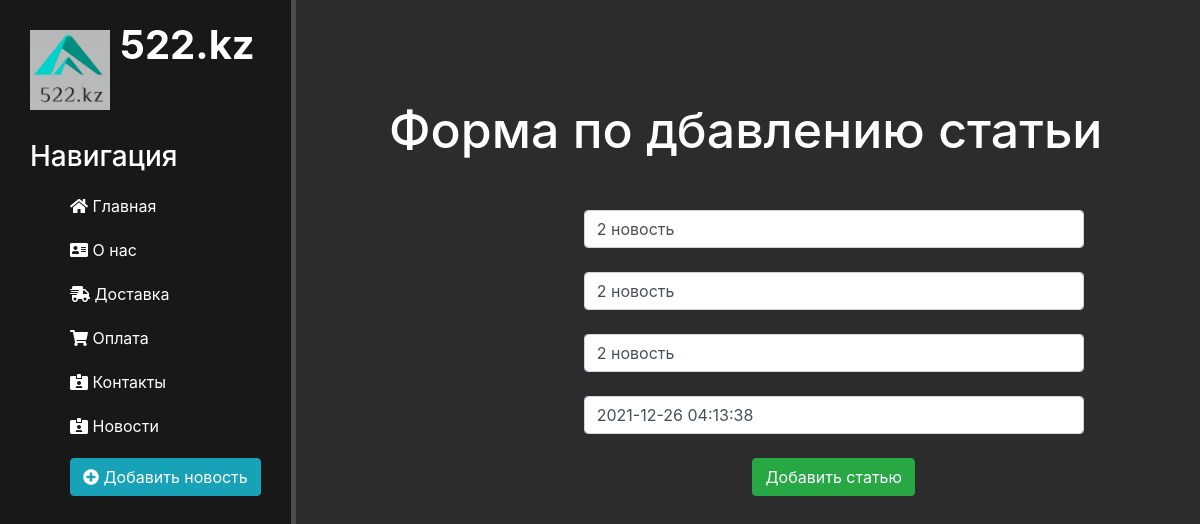
The page /news/2/update on the database its author committed.
### news/models.py (models this page shows, shortened)
class Articles(models.Model):
    title = models.CharField('Название',max_length=50)
    anons = models.CharField('Анонс ',max_length=250)
    full_text = models.TextField('Статья')
    date = models.DateTimeField('Дата публикации')
    class Meta:
        verbose_name = 'Новость'
        verbose_name_plural = 'Новости'

### news/views.py (the view)
# urls.py: path('<int:pk>/update', views.NewsUpdateView.as_view(), name='news-update'),
class NewsUpdateView(UpdateView):
    model = Articles
    template_name = 'news/create.html'
    context_object_name = 'article'
    form_class = ArticlesForm

### news/forms.py
class ArticlesForm(ModelForm):
    class Meta:
        model = Articles
        fields = ['title','anons', 'full_text', 'date']
        widgets = {
            "title":TextInput(attrs={
                'class': 'form-control',
                'placeholder': ' Название статьи'
            }),
            "anons": TextInput(attrs={
                'class': 'form-control',
                'placeholder': ' Анонс статьи'
            }),
            "date": DateTimeInput(attrs={
                'class': 'form-control',
                'placeholder': ' Дата публикации'
            }),
            "full_text": TextInput(attrs={
                'class': 'form-control',
                'placeholder': ' Статья'
            }),
        }

### news/templates/news/create.html (shortened to what this page needs)
{% extends 'main/layout.html' %}
{% block content %}
    <div class="features">
        <h1>Форма по дбавлению статьи</h1>
        <form method ="post">
            {{ form.title}}<br>
            {{ form.anons}}<br>
            {{ form.full_text}}<br>
            {{ form.date}}<br>
            <button class="btn btn-success"type="submit">Добавить статью</button>
        </form>
    </div>
{% endblock %}

### main/static/main/css/main.css (style rules this page uses)
body { background: #2c2c2c; }
main .features { float: left; color: #fff; margin-top: 100px; text-align: center; width: 75%; }
main .features h1 { font-size: 50px; }
form { margin-left: 32%; width:500px; margin-top: 50px; }

### rows shown on the page
Articles: title "2 новость", anons "2 новость", full_text "2 новость", date "2021-12-26 04:13:38"
